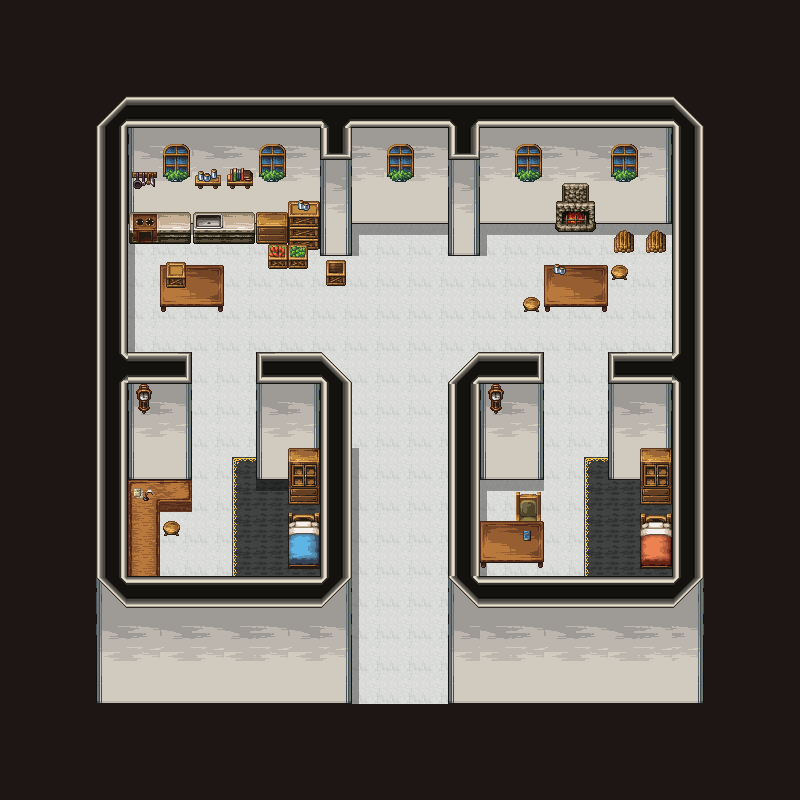

Tiled map render using the project's own tile images. Description and the map definition, with tile-layer contents summarised, below:
An orthogonal 25x25 tile map with 32x32 px tiles, 14 tile layers (black, floor, carpet1, wall1, ...).

<map version="1.9" tiledversion="1.9.1" orientation="orthogonal" renderorder="right-down" width="25" height="25" tilewidth="32" tileheight="32" infinite="0" nextlayerid="16" nextobjectid="1">
  <tileset firstgid="1" source="../23_tsx/Church_town.tsx" />
  <layer id="4" name="black" width="25" height="25">
    <data>[625 cells, 2 non-empty, 1 distinct tile ids]</data>
  </layer>
  <layer id="2" name="floor" width="25" height="25">
    <data>[625 cells, 359 non-empty, 1 distinct tile ids]</data>
  </layer>
  <layer id="9" name="carpet1" width="25" height="25">
    <data>[625 cells, 20 non-empty, 3 distinct tile ids]</data>
  </layer>
  <layer id="3" name="wall1" width="25" height="25">
    <data>[625 cells, 188 non-empty, 35 distinct tile ids]</data>
  </layer>
  <layer id="11" name="shadow" width="25" height="25">
    <data>[625 cells, 36 non-empty, 3 distinct tile ids]</data>
  </layer>
  <layer id="6" name="furniture1" width="25" height="25">
    <data>[625 cells, 48 non-empty, 31 distinct tile ids]</data>
  </layer>
  <layer id="8" name="furniture2" width="25" height="25">
    <data>[625 cells, 14 non-empty, 13 distinct tile ids]</data>
  </layer>
  <layer id="10" name="furniture3" width="25" height="25">
    <data>[625 cells, 1 non-empty, 1 distinct tile ids]</data>
  </layer>
  <layer id="13" name="furniture4" width="25" height="25">
    <data>[625 cells, 0 non-empty, 0 distinct tile ids]</data>
  </layer>
  <layer id="7" name="chara" width="25" height="25">
    <data>[625 cells, 0 non-empty, 0 distinct tile ids]</data>
  </layer>
  <layer id="12" name="furniture5" width="25" height="25">
    <data>[625 cells, 8 non-empty, 4 distinct tile ids]</data>
  </layer>
  <layer id="15" name="furniture6" width="25" height="25">
    <data>[625 cells, 4 non-empty, 4 distinct tile ids]</data>
  </layer>
  <layer id="5" name="wall2" width="25" height="25">
    <data>[625 cells, 26 non-empty, 10 distinct tile ids]</data>
  </layer>
  <layer id="1" name="black" width="25" height="25">
    <data>[625 cells, 264 non-empty, 1 distinct tile ids]</data>
  </layer>
</map>
